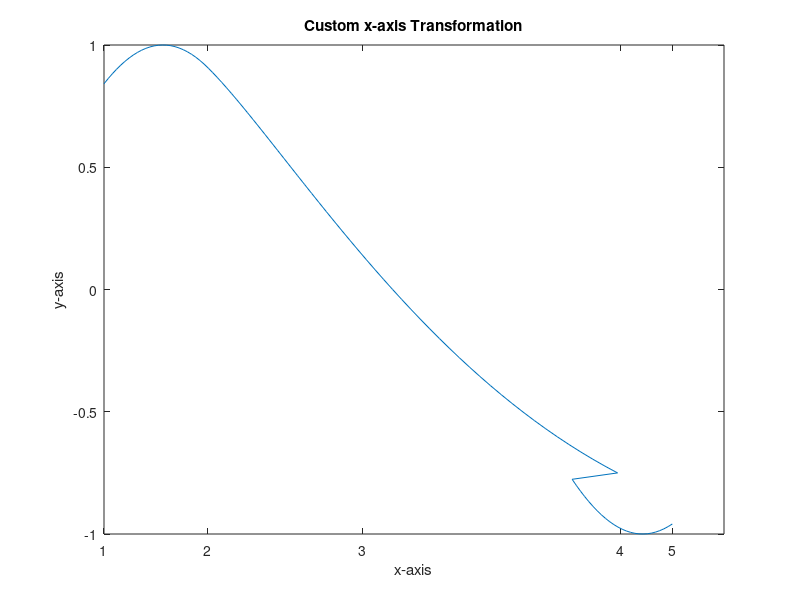

Recreate this plot in MATLAB.
figure;
% Define the original x data and the y data
x_original = linspace(1, 5, 100);
y = sin(x_original); % Example y-data

% Define a transformation function that is strictly increasing
transform = @(x) (x < 2).*x + ...
                 (x >= 2 & x <= 4).*(2 + (x - 2) + 0.5*(x - 2).^2) + ...
                 (x > 4).*(4 + 1.5 + (x - 4));

% Apply the transformation to the x-data
x_transformed = transform(x_original);

% Plot the data using the transformed x-values
plot(x_transformed, y);

% Adjust x-ticks to show original x-values
% Ensure the ticks are strictly increasing
xticks_transformed = transform([1 2 3 4 5]);
set(gca, 'XTick', xticks_transformed, 'XTickLabel', {'1', '2', '3', '4', '5'});

% Label axes
xlabel('x-axis');
ylabel('y-axis');
title('Custom x-axis Transformation');
